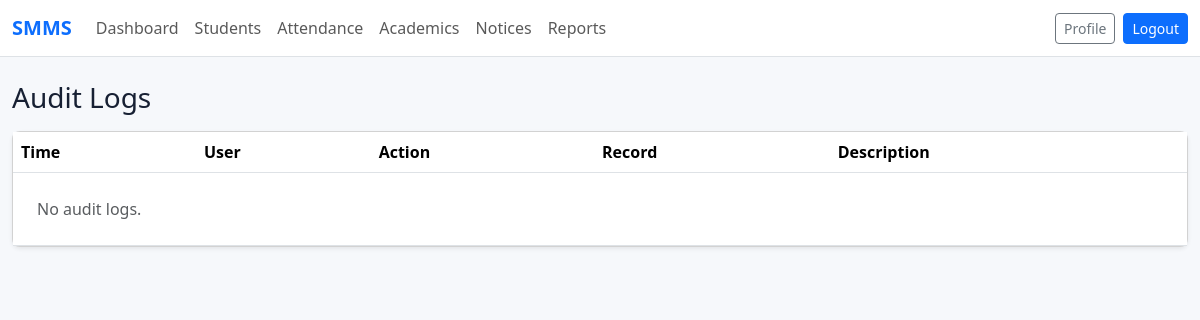
The page /audit/ (signed in) on the database as committed earlier.
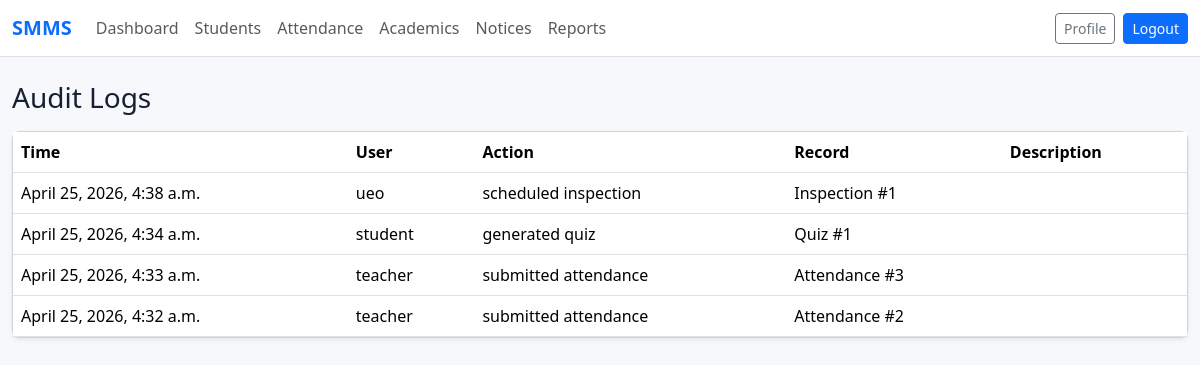
The same page on the database as committed later.
### audit/models.py (models this page shows, shortened)
class AuditLog(models.Model):
    user = models.ForeignKey(settings.AUTH_USER_MODEL, on_delete=models.SET_NULL, null=True, blank=True, related_name="audit_logs")
    action = models.CharField(max_length=120)
    model_name = models.CharField(max_length=120, blank=True)
    object_id = models.CharField(max_length=80, blank=True)
    description = models.TextField(blank=True)
    ip_address = models.GenericIPAddressField(null=True, blank=True)
    created_at = models.DateTimeField(auto_now_add=True)
    class Meta:
        ordering = ["-created_at"]

### audit/views.py (the view)
# urls.py: path("", views.audit_logs, name="logs"),
@role_required("Admin")
def audit_logs(request):
    logs = AuditLog.objects.select_related("user")[:200]
    return render(request, "audit/logs.html", {"logs": logs})

### templates/audit/logs.html
{% extends "smms/base.html" %}
{% block content %}
<h1 class="h3 mb-3">Audit Logs</h1>
<div class="card shadow-sm"><div class="table-responsive"><table class="table mb-0">
  <thead><tr><th>Time</th><th>User</th><th>Action</th><th>Record</th><th>Description</th></tr></thead>
  <tbody>{% for log in logs %}<tr><td>{{ log.created_at }}</td><td>{{ log.user }}</td><td>{{ log.action }}</td><td>{{ log.model_name }} #{{ log.object_id }}</td><td>{{ log.description }}</td></tr>{% empty %}<tr><td colspan="5" class="p-4 text-muted">No audit logs.</td></tr>{% endfor %}</tbody>
</table></div></div>
{% endblock %}

Rows that differ between the two databases and show on the page:
added AuditLog: created_at "April 25, 2026, 4:38 a.m.", user "ueo", action "scheduled inspection", model_name "Inspection", object_id "1"
added AuditLog: created_at "April 25, 2026, 4:34 a.m.", user "student", action "generated quiz", model_name "Quiz", object_id "1"
added AuditLog: created_at "April 25, 2026, 4:33 a.m.", user "teacher", action "submitted attendance", model_name "Attendance", object_id "3"
added AuditLog: created_at "April 25, 2026, 4:32 a.m.", user "teacher", action "submitted attendance", model_name "Attendance", object_id "2"
Other text that changed with them:
text no longer shown: "No audit logs."
